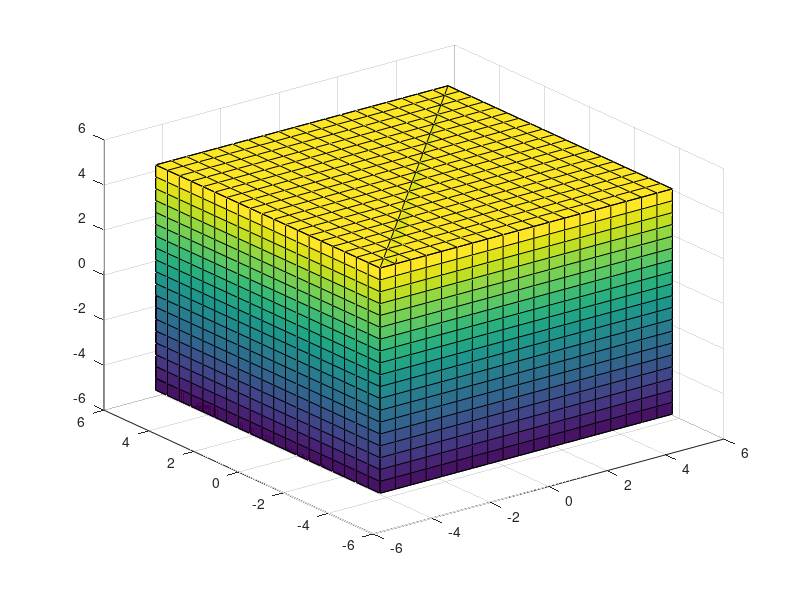

MATLAB code for this plot: (Note: this script raises an error after producing the figure.)
close all
clear
[X Y] = meshgrid(linspace(-5,5,20),linspace(-5,5,20));
Z = 5*ones(length(X),length(Y));
figure
s=surf([X Y Z -Y -Z -X],[Y Z X -Z -X -Y],[Z X Y -X -Y -Z]);
figure
p=patch(surf2patch(s));
shading faceted;
view(3)
axis([-10,10,-10,10,-10,10]);